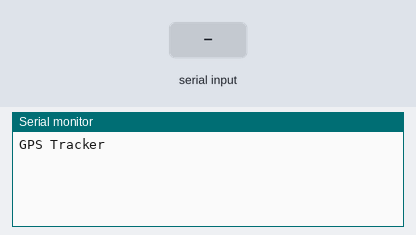
Recording of a sketch running on a simulated Arduino Uno, built with avr-gcc and run on an emulated ATmega328P. Parts: the last lines printed to the serial monitor. The inputs (shaded band) are chosen by the test bench.

Above: at 1.3 s.
1.4 s: "1" received over the second serial link
At 2.1 s:
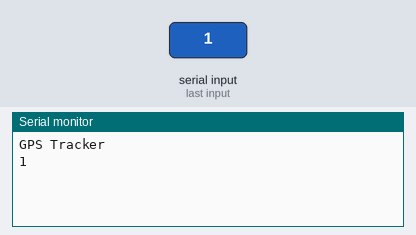
2.9 s: "0" received over the second serial link
At 4.4 s:
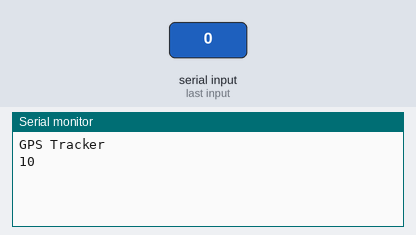

Measured:
- after the input at 1.4 s, the serial monitor: prints a new line at once (image 1)
- after the input at 2.9 s, the serial monitor: prints a new line at once (image 2)

The sketch:

sketch_uno_sim808evb3_1BASE.ino
```cpp
#include <SoftwareSerial.h>

/// RX,TX of arduino pin not sim module
/// i.e TX -> RX and RX -> TX
SoftwareSerial sim808Module(11,10);

void setup() {
  sim808Module.begin(9600);
  Serial.begin(9600);
  Serial.print("GPS Tracker\n");
  delay(100);
}

void loop() {
 if (Serial.available() > 0) { /// serial input from COM
  sim808Module.write(Serial.read()); /// read COM and write to sim module
 }

 if (sim808Module.available() > 0) { /// if sim module responds
    Serial.write(sim808Module.read());
  }

}
```
